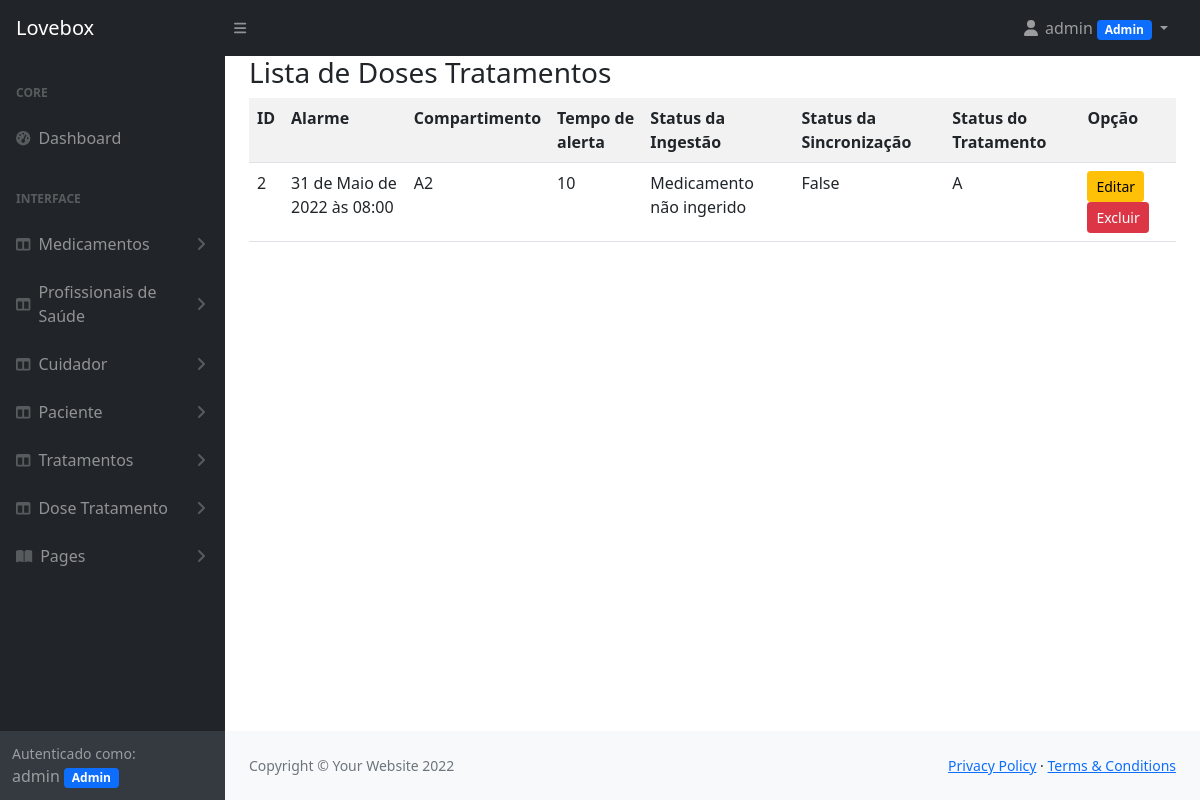
The page /listar/doses_tratamentos/ (signed in) on the database as committed earlier.
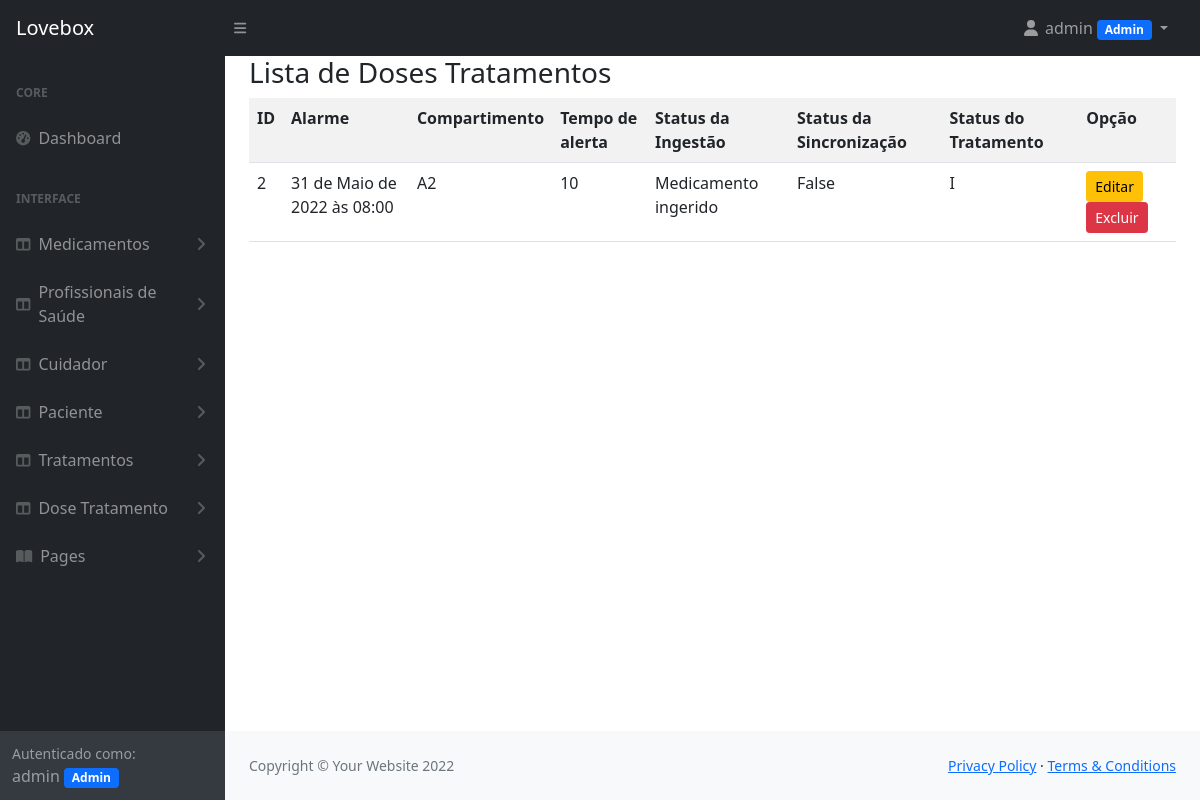
The same page on the database as committed later.
### cadastros/models.py (models this page shows, shortened)
class DosesTratamento(models.Model):
    STATUS_TRATAMENTO = [
        ('A', 'Ativo'),
        ('I', 'Inativo')
    ]
    alarme = models.DateTimeField()
    compartimento_caixa = models.CharField(max_length=10, verbose_name='Compartimento')
    tempo_alerta_especifico = models.CharField(max_length=20, verbose_name='Tempo de alerta')
    status_ingestao = models.BooleanField(verbose_name='Medicamento ingerido?', default=False)
    status_sincronizacao = models.BooleanField(verbose_name='Status da Sincronização', default=False)
    status_tratamento = models.CharField(max_length=50, choices=STATUS_TRATAMENTO, default='A')
    usuario = models.ForeignKey(User, on_delete=models.PROTECT)

### cadastros/views.py (the view)
# urls.py: path('listar/doses_tratamentos/', DosesTratamentoList.as_view(), name='listar-doses-tratamentos'),
class DosesTratamentoList(LoginRequiredMixin, ListView):
    login_url = reverse_lazy('login')
    model = DosesTratamento
    template_name = 'cadastros/listar-doses-tratamentos.html'
    def get_queryset(self):
        self.object_list = DosesTratamento.objects.filter(usuario=self.request.user).select_related()
        return self.object_list

### cadastros/templatetags/meus_filtros.py (called while the page is built)
@register.filter(name="esta_no_grupo")
def esta_no_grupo(usuario, nome_do_grupo):
    if(usuario.groups.filter(name=nome_do_grupo)):
        return True
    else:
        return False

@register.simple_tag(name="definir_status_ingestao")
def definir_status_ingestao(status_ingestao):
    if (status_ingestao == False):
        return "Medicamento não ingerido"
    else:
        return "Medicamento ingerido"

### cadastros/templates/cadastros/listar-doses-tratamentos.html (shortened to what this page needs)
{% extends 'cadastros/modelo.html' %}
{% load static %}
{% load meus_filtros %}
{% block titulo_pagina %}
    <h3>Lista de Doses Tratamentos</h3>
{% endblock %}
{% block conteudo %}
   <table class="table table-striped p-4">
       <tr>
           <th>ID</th>
           <th>Alarme</th>
           <th>Compartimento</th>
           <th>Tempo de alerta</th>
           <th>Status da Ingestão</th>
           <th>Status da Sincronização</th>
           <th>Status do Tratamento</th>
           <th>Opção</th>
       </tr>
       {% for dose_tratamento in object_list %}
       <tr>
           <td>{{ dose_tratamento.pk }}</td>
           <td>{{ dose_tratamento.alarme }}</td>
           <td>{{ dose_tratamento.compartimento_caixa }}</td>
           <td>{{ dose_tratamento.tempo_alerta_especifico }}</td>
           <td>{% definir_status_ingestao dose_tratamento.status_ingestao %}</td>
           <td>{{ dose_tratamento.status_sincronizacao }}</td>
           <td>{{ dose_tratamento.status_tratamento }}</td>
           <td>
               <a href="{% url 'atualizar-doses-tratamento' dose_tratamento.pk %}" class="btn btn-warning btn-sm">Editar</a>
               <a href="{% url 'excluir-doses-tratamento' dose_tratamento.pk %}" class="btn btn-danger btn-sm">Excluir</a>
           </td>
       </tr>
       {% empty %}
       <tr>
           <td colspan="100%">Nenhum tratamento cadastrado!</td>
       </tr>
       {% endfor %}
   </table>
{% endblock %}

Rows that differ between the two databases and show on the page:
changed DosesTratamento "False": status_ingestao "Medicamento não ingerido" → "Medicamento ingerido"; status_tratamento "A" → "I"
